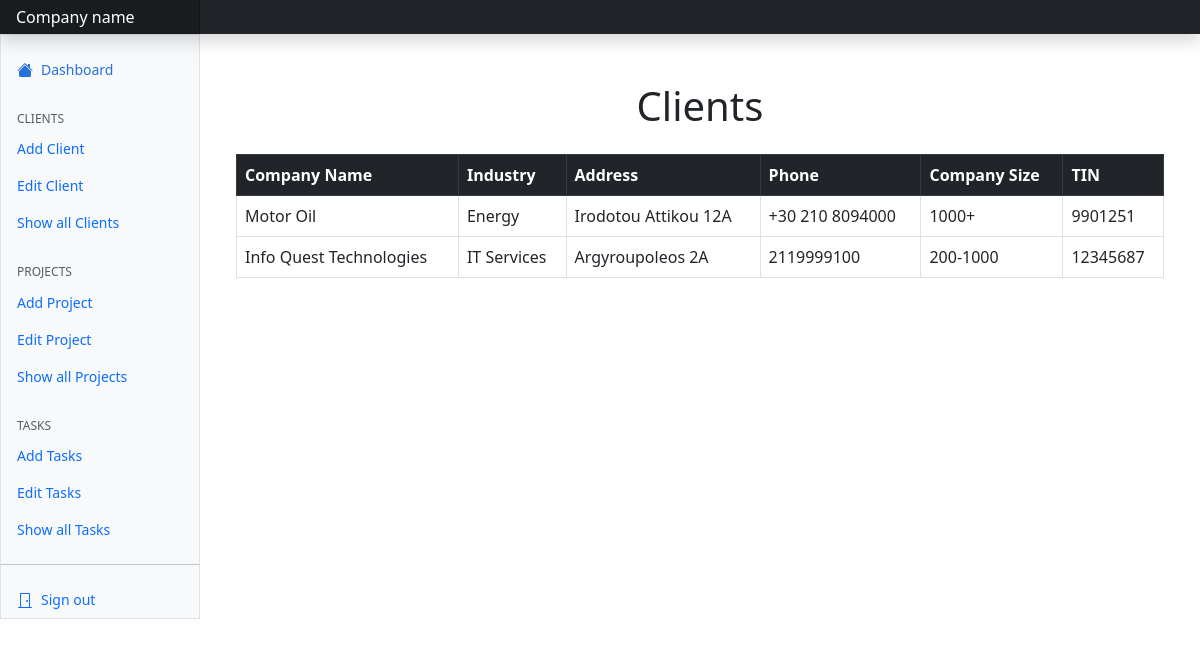
The app's page /clients, older data.
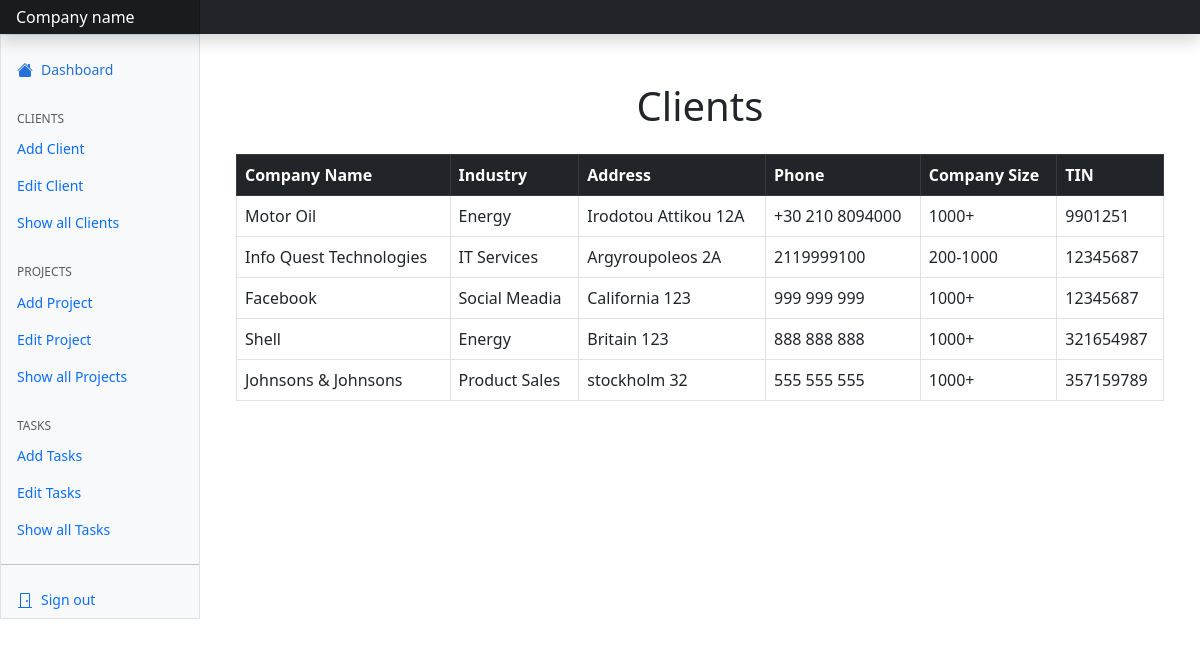
The same page, newer data.
### tables this page shows
CREATE TABLE "clients" (
	"id"	INTEGER,
	"company_name"	TEXT,
	"industry"	TEXT,
	"address"	TEXT,
	"phone"	TEXT,
	"company_size"	TEXT,
	"tin"	INTEGER,
	PRIMARY KEY("id" AUTOINCREMENT)
);

### server.py (the view)
@app.route('/clients')
def clients():
    conn = sqlite3.connect("data.db")
    cursor = conn.cursor()
    client_list = cursor.execute("SELECT * FROM clients")
    return render_template('clients.html', clients=client_list)

### templates/clients.html (shortened to what this page needs)
{% extends "dashboard.html" %}
{%block content %}
<link href="https://cdn.jsdelivr.net/npm/bootstrap@5.3.0/dist/css/bootstrap.min.css" rel="stylesheet">
<div class="container mt-5">
    <h1 class="text-center mb-4">Clients</h1>
    <table class="table table-bordered table-hover">
      <thead class="table-dark">
        <tr>
          <th>Company Name</th>
          <th>Industry</th>
          <th>Address</th>
          <th>Phone</th>
          <th>Company Size</th>
          <th>TIN</th>
        </tr>
      </thead>
      <tbody>
        {% for row in clients %}
        <tr>
          <td>{{ row[1] }}</td>
          <td>{{ row[2] }}</td>
          <td>{{ row[3] }}</td>
          <td>{{ row[4] }}</td>
          <td>{{ row[5] }}</td>
          <td>{{ row[6] }}</td>
        </tr>
        {% endfor %}
      </tbody>
    </table>
  </div>
{% endblock %}

### templates/dashboard.html (shortened to what this page needs)
<!doctype html>
<html lang="en" data-bs-theme="auto">
  <head>
    <link href="https://cdn.jsdelivr.net/npm/bootstrap@5.3.3/dist/css/bootstrap.min.css" rel="stylesheet">
    <link rel="stylesheet" href="https://cdn.jsdelivr.net/npm/@docsearch/css@3">
    <link href="https://cdn.jsdelivr.net/npm/bootstrap-icons@1.10.5/font/bootstrap-icons.min.css" rel="stylesheet">
    <link href="/static/dashboard.css" rel="stylesheet">
  </head>
  <body>
<header class="navbar sticky-top bg-dark flex-md-nowrap p-0 shadow" data-bs-theme="dark">
  <a class="navbar-brand col-md-3 col-lg-2 me-0 px-3 fs-6 text-white">Company name</a>
</header>
<div class="container-fluid">
  <div class="row">
    <div class="sidebar border border-right col-md-3 col-lg-2 p-0 bg-body-tertiary">
      <div class="offcanvas-md offcanvas-end bg-body-tertiary" tabindex="-1" id="sidebarMenu" aria-labelledby="sidebarMenuLabel">
        <div class="offcanvas-body d-md-flex flex-column p-0 pt-lg-3 overflow-y-auto">
          <ul class="nav flex-column">
            <li class="nav-item">
              <a class="nav-link d-flex align-items-center gap-2 active" aria-current="page" href="dashboard">
                <svg class="bi"><use xlink:href="#house-fill"/></svg>
                Dashboard
              </a>
            </li>
            <h6 class="sidebar-heading d-flex justify-content-between align-items-center px-3 mt-4 mb-1 text-body-secondary text-uppercase">
              <span>Clients</span>
            </h6>
            <li class="nav-item">
              <a class="nav-link d-flex align-items-center gap-2" href="add_client">
                Add Client
              </a>
            </li>
            <li class="nav-item">
              <a class="nav-link d-flex align-items-center gap-2" href="edit_client">
                Edit Client
              </a>
            </li>
            <li class="nav-item">
              <a class="nav-link d-flex align-items-center gap-2" href="clients">
                Show all Clients
              </a>
            </li>
            <h6 class="sidebar-heading d-flex justify-content-between align-items-center px-3 mt-4 mb-1 text-body-secondary text-uppercase">
              <span>Projects</span>
            </h6>
            <li class="nav-item">
              <a class="nav-link d-flex align-items-center gap-2" href="add_project">
                Add Project
              </a>
            </li>
            <li class="nav-item">
              <a class="nav-link d-flex align-items-center gap-2" href="edit_project">
                Edit Project
              </a>
            </li>
            <li class="nav-item">
              <a class="nav-link d-flex align-items-center gap-2" href="projects">
                Show all Projects
              </a>
            </li>
            <h6 class="sidebar-heading d-flex justify-content-between align-items-center px-3 mt-4 mb-1 text-body-secondary text-uppercase">
              <span>Tasks</span>
            </h6>
            <li class="nav-item">
              <a class="nav-link d-flex align-items-center gap-2" href="#">
                Add Tasks
              </a>
            </li>
            <li class="nav-item">
              <a class="nav-link d-flex align-items-center gap-2" href="#">
                Edit Tasks
              </a>
            </li>
            <li class="nav-item">
              <a class="nav-link d-flex align-items-center gap-2" href="#">
                Show all Tasks
              </a>
            </li>
          </ul>
          <hr class="my-3">
          <ul class="nav flex-column mb-auto">
            <li class="nav-item">
              <a class="nav-link d-flex align-items-center gap-2" href="login">
                <svg class="bi"><use xlink:href="#door-closed"/></svg>
                Sign out
              </a>
            </li>
          </ul>
        </div>
      </div>
    </div>
    <main class="col-md-9 ms-sm-auto col-lg-10 px-md-4">
      {% block content %}<h1 style="display: flex; justify-content: center; align-items: center; height: 100vh; margin: 0;">Welcome, John!</h1>{% endblock %}
    </main>
  </div>
</div>
    </body>
</html>

### static/dashboard.css (style rules this page uses)
.bi { display: inline-block; width: 1rem; height: 1rem; }
.sidebar .nav-link { font-size: .875rem; font-weight: 500; }
.sidebar .nav-link.active { color: #2470dc; }
.sidebar-heading { font-size: .75rem; }
.navbar-brand { padding-top: .75rem; padding-bottom: .75rem; background-color: rgba(0, 0, 0, .25); box-shadow: inset -1px 0 0 rgba(0, 0, 0, .25); }

### templates/dashboard.html (style rules this page uses)
.bi { vertical-align: -.125em; fill: currentColor; }

Row changes from the older to the newer data that the page shows:
added clients: company_name "Facebook", industry "Social Meadia", address "California 123", phone "999 999 999", company_size "1000+", tin "12345687"
added clients: company_name "Shell", industry "Energy", address "Britain 123", phone "888 888 888", company_size "1000+", tin "321654987"
added clients: company_name "Johnsons & Johnsons", industry "Product Sales", address "stockholm 32", phone "555 555 555", company_size "1000+", tin "357159789"
